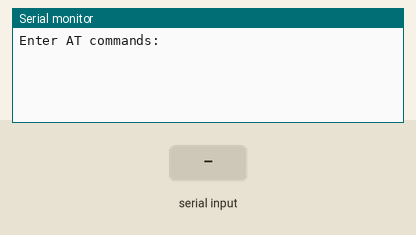
A sketch run on a simulated Arduino Mega 2560, built with avr-gcc and run on an emulated ATmega2560. Shown: the last lines printed to the serial monitor. The inputs (shaded band) are chosen by the test bench.

Above: at 1.2 s.
1.3 s: "1" received over the second serial link
At 1.9 s:
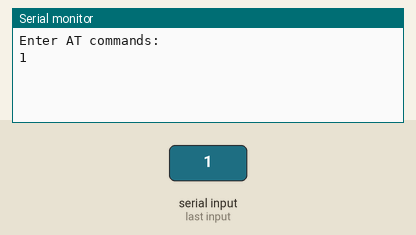
2.8 s: "0" received over the second serial link
At 4.3 s:
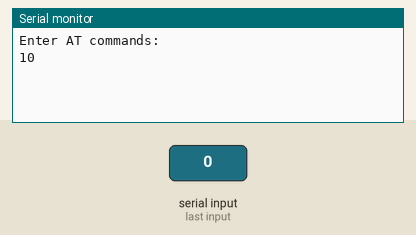

The sketch:

ATReroot.ino
```cpp
#define keyPin 9
void setup()
{
  pinMode(keyPin, OUTPUT);    // this pin will pull the HC-05
  digitalWrite(keyPin, HIGH);
  Serial.begin(9600);
  Serial.println("Enter AT commands:");
  Serial1.begin(38400);  // HC-05 default speed in AT
  // command mode
}

void loop()
{
  // Keep reading from HC-05 and send to Arduino
  // Serial Monitor
  if (Serial1.available())
    Serial.write(Serial1.read());
  // Keep reading from Arduino Serial Monitor
  //  and send to HC-05
  if (Serial.available())
    Serial1.write(Serial.read());
}
```

Measured:
- after the input at 1.3 s, the serial monitor: prints a new line at once (image 1)
- after the input at 2.8 s, the serial monitor: prints a new line at once (image 2)
